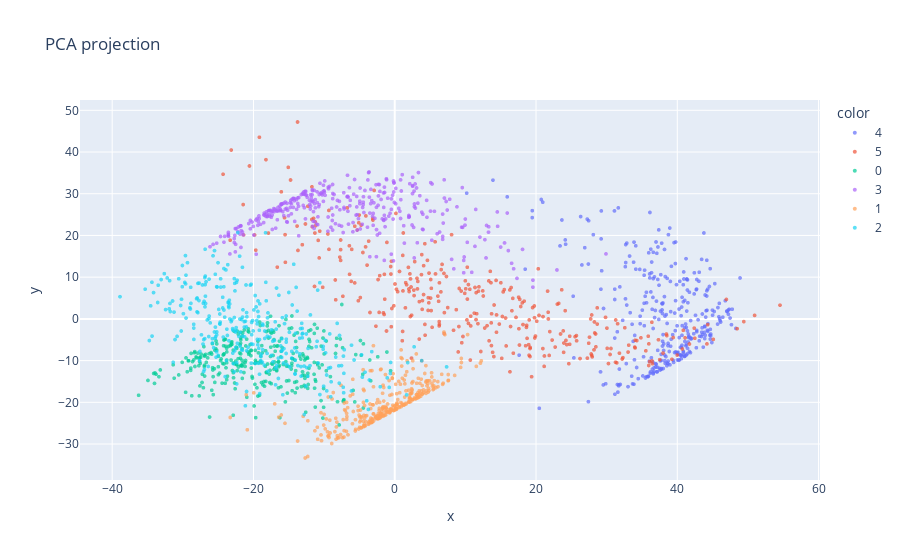
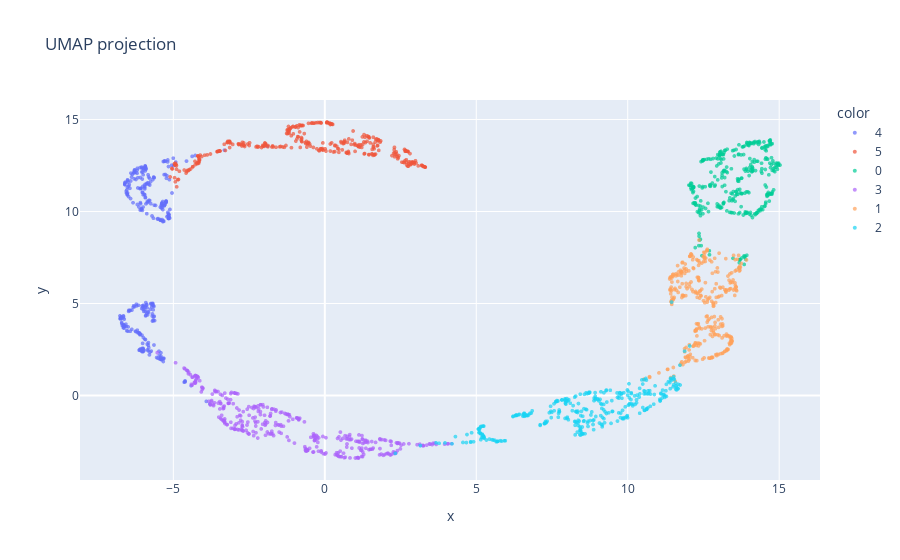

The notebook cell saved with these charts, in order:
### Markdown cell above
# generate data(sub)

### Code cell
# ===============================
# 1. データ生成
# ===============================
import numpy as np
import plotly.express as px
from sklearn.decomposition import PCA
import umap

# --- データ生成関数（例: clustered swiss roll） ---
def generate_clustered_swiss(n_samples=2000, n_clusters=5, n_dim=10, rng=None):
    if rng is None:
        rng = np.random.RandomState(0)

    # latent cluster centers (t,h)
    t_centers = np.linspace(1.5*np.pi, 4.5*np.pi, n_clusters)
    h_centers = np.linspace(0, 21, n_clusters)
    centers = np.column_stack([t_centers, h_centers])

    # 各クラスタからサンプル
    cluster_choices = rng.choice(n_clusters, size=n_samples)
    Z = np.zeros((n_samples, 2))
    for k in range(n_clusters):
        idx = np.where(cluster_choices == k)[0]
        if idx.size > 0:
            Z[idx] = centers[k] + rng.normal(scale=[0.5, 2.0], size=(idx.size, 2))

    # swiss roll mapping
    t, h = Z[:, 0], Z[:, 1]
    X3 = np.vstack([t * np.cos(t), h, t * np.sin(t)]).T

    # ランダム線形射影で n_dim に拡張
    if n_dim > 3:
        W = rng.randn(3, n_dim)
        X_hd = X3 @ W
    else:
        X_hd = X3
    return X_hd, cluster_choices


# ===============================
# 2. 次元削減 (PCA, UMAP)
# ===============================
def apply_pca(X, n_components=2):
    pca = PCA(n_components=n_components)
    X_pca = pca.fit_transform(X)
    return X_pca

def apply_umap(X, n_components=2, n_neighbors=15, min_dist=0.1, random_state=42):
    reducer = umap.UMAP(n_components=n_components,
                        n_neighbors=n_neighbors,
                        min_dist=min_dist,
                        random_state=random_state)
    X_umap = reducer.fit_transform(X)
    return X_umap


# ===============================
# 3. 可視化（Plotly）
# ===============================
def plot_embedding(X_emb, labels, title="embedding"):
    fig = px.scatter(
        x=X_emb[:,0], y=X_emb[:,1],
        color=labels.astype(str),
        title=title,
        opacity=0.7
    )
    fig.update_traces(marker=dict(size=4))
    fig.show()


# ===============================
# 実験実行
# ===============================
# データ生成 (10次元)
X, labels = generate_clustered_swiss(n_samples=2000, n_clusters=6, n_dim=10)

# PCA
X_pca = apply_pca(X, n_components=2)
plot_embedding(X_pca, labels, title="PCA projection")

# UMAP
X_umap = apply_umap(X, n_components=2, n_neighbors=20, min_dist=0.1)
plot_embedding(X_umap, labels, title="UMAP projection")

### Figure 1 — Plotly figure (JSON) as saved in the notebook; plotly's stock layout.template omitted (floating-point values rounded to 4 significant figures; data arrays with more than 128 entries replaced by an {"elided": "..."} marker saying what was removed)
{"data": [{"hovertemplate": "color=4<br>x=%{x}<br>y=%{y}<extra></extra>", "legendgroup": "4", "marker": {"color": "#636efa", "opacity": 0.7, "size": 4, "symbol": "circle"}, "mode": "markers", "name": "4", "showlegend": true, "type": "scattergl", "x": {"elided": "319 float values"}, "xaxis": "x", "y": {"elided": "319 float values"}, "yaxis": "y"}, {"hovertemplate": "color=5<br>x=%{x}<br>y=%{y}<extra></extra>", "legendgroup": "5", "marker": {"color": "#EF553B", "opacity": 0.7, "size": 4, "symbol": "circle"}, "mode": "markers", "name": "5", "showlegend": true, "type": "scattergl", "x": {"elided": "334 float values"}, "xaxis": "x", "y": {"elided": "334 float values"}, "yaxis": "y"}, {"hovertemplate": "color=0<br>x=%{x}<br>y=%{y}<extra></extra>", "legendgroup": "0", "marker": {"color": "#00cc96", "opacity": 0.7, "size": 4, "symbol": "circle"}, "mode": "markers", "name": "0", "showlegend": true, "type": "scattergl", "x": {"elided": "335 float values"}, "xaxis": "x", "y": {"elided": "335 float values"}, "yaxis": "y"}, {"hovertemplate": "color=3<br>x=%{x}<br>y=%{y}<extra></extra>", "legendgroup": "3", "marker": {"color": "#ab63fa", "opacity": 0.7, "size": 4, "symbol": "circle"}, "mode": "markers", "name": "3", "showlegend": true, "type": "scattergl", "x": {"elided": "361 float values"}, "xaxis": "x", "y": {"elided": "361 float values"}, "yaxis": "y"}, {"hovertemplate": "color=1<br>x=%{x}<br>y=%{y}<extra></extra>", "legendgroup": "1", "marker": {"color": "#FFA15A", "opacity": 0.7, "size": 4, "symbol": "circle"}, "mode": "markers", "name": "1", "showlegend": true, "type": "scattergl", "x": {"elided": "324 float values"}, "xaxis": "x", "y": {"elided": "324 float values"}, "yaxis": "y"}, {"hovertemplate": "color=2<br>x=%{x}<br>y=%{y}<extra></extra>", "legendgroup": "2", "marker": {"color": "#19d3f3", "opacity": 0.7, "size": 4, "symbol": "circle"}, "mode": "markers", "name": "2", "showlegend": true, "type": "scattergl", "x": {"elided": "327 float values"}, "xaxis": "x", "y": {"elided": "327 float values"}, "yaxis": "y"}], "layout": {"legend": {"title": {"text": "color"}, "tracegroupgap": 0}, "title": {"text": "PCA projection"}, "xaxis": {"anchor": "y", "domain": [0, 1], "title": {"text": "x"}}, "yaxis": {"anchor": "x", "domain": [0, 1], "title": {"text": "y"}}}}

### Figure 2 — Plotly figure (JSON) as saved in the notebook; plotly's stock layout.template omitted (floating-point values rounded to 4 significant figures; data arrays with more than 128 entries replaced by an {"elided": "..."} marker saying what was removed)
{"data": [{"hovertemplate": "color=4<br>x=%{x}<br>y=%{y}<extra></extra>", "legendgroup": "4", "marker": {"color": "#636efa", "opacity": 0.7, "size": 4, "symbol": "circle"}, "mode": "markers", "name": "4", "showlegend": true, "type": "scattergl", "x": {"elided": "319 float values"}, "xaxis": "x", "y": {"elided": "319 float values"}, "yaxis": "y"}, {"hovertemplate": "color=5<br>x=%{x}<br>y=%{y}<extra></extra>", "legendgroup": "5", "marker": {"color": "#EF553B", "opacity": 0.7, "size": 4, "symbol": "circle"}, "mode": "markers", "name": "5", "showlegend": true, "type": "scattergl", "x": {"elided": "334 float values"}, "xaxis": "x", "y": {"elided": "334 float values"}, "yaxis": "y"}, {"hovertemplate": "color=0<br>x=%{x}<br>y=%{y}<extra></extra>", "legendgroup": "0", "marker": {"color": "#00cc96", "opacity": 0.7, "size": 4, "symbol": "circle"}, "mode": "markers", "name": "0", "showlegend": true, "type": "scattergl", "x": {"elided": "335 float values"}, "xaxis": "x", "y": {"elided": "335 float values"}, "yaxis": "y"}, {"hovertemplate": "color=3<br>x=%{x}<br>y=%{y}<extra></extra>", "legendgroup": "3", "marker": {"color": "#ab63fa", "opacity": 0.7, "size": 4, "symbol": "circle"}, "mode": "markers", "name": "3", "showlegend": true, "type": "scattergl", "x": {"elided": "361 float values"}, "xaxis": "x", "y": {"elided": "361 float values"}, "yaxis": "y"}, {"hovertemplate": "color=1<br>x=%{x}<br>y=%{y}<extra></extra>", "legendgroup": "1", "marker": {"color": "#FFA15A", "opacity": 0.7, "size": 4, "symbol": "circle"}, "mode": "markers", "name": "1", "showlegend": true, "type": "scattergl", "x": {"elided": "324 float values"}, "xaxis": "x", "y": {"elided": "324 float values"}, "yaxis": "y"}, {"hovertemplate": "color=2<br>x=%{x}<br>y=%{y}<extra></extra>", "legendgroup": "2", "marker": {"color": "#19d3f3", "opacity": 0.7, "size": 4, "symbol": "circle"}, "mode": "markers", "name": "2", "showlegend": true, "type": "scattergl", "x": {"elided": "327 float values"}, "xaxis": "x", "y": {"elided": "327 float values"}, "yaxis": "y"}], "layout": {"legend": {"title": {"text": "color"}, "tracegroupgap": 0}, "title": {"text": "UMAP projection"}, "xaxis": {"anchor": "y", "domain": [0, 1], "title": {"text": "x"}}, "yaxis": {"anchor": "x", "domain": [0, 1], "title": {"text": "y"}}}}
